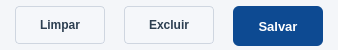
           <widget class="QWidget" name="widget_27" native="true">
            <property name="minimumSize">
             <size>
              <width>0</width>
              <height>50</height>
             </size>
            </property>
            <property name="maximumSize">
             <size>
              <width>16777215</width>
              <height>50</height>
             </size>
            </property>
            <property name="styleSheet">
             <string notr="true">background-color: #f4f6f9;</string>
            </property>
            <layout class="QHBoxLayout" name="horizontalLayout_34">
             <property name="spacing">
              <number>6</number>
             </property>
             <property name="leftMargin">
              <number>15</number>
             </property>
             <property name="topMargin">
              <number>6</number>
             </property>
             <property name="rightMargin">
              <number>15</number>
             </property>
             <property name="bottomMargin">
              <number>6</number>
             </property>
             <item>
              <widget class="QPushButton" name="btn_Limpar">
               <property name="sizePolicy">
                <sizepolicy hsizetype="Fixed" vsizetype="Preferred">
                 <horstretch>0</horstretch>
                 <verstretch>0</verstretch>
                </sizepolicy>
               </property>
               <property name="minimumSize">
                <size>
                 <width>90</width>
                 <height>0</height>
                </size>
               </property>
               <property name="maximumSize">
                <size>
                 <width>90</width>
                 <height>16777215</height>
                </size>
               </property>
               <property name="font">
                <font>
                 <pointsize>9</pointsize>
                 <weight>75</weight>
                 <bold>true</bold>
                </font>
               </property>
               <property name="cursor">
                <cursorShape>PointingHandCursor</cursorShape>
               </property>
               <property name="layoutDirection">
                <enum>Qt::LeftToRight</enum>
               </property>
               <property name="autoFillBackground">
                <bool>false</bool>
               </property>
               <property name="styleSheet">
                <string notr="true">QPushButton {
    background: #f5f7fa;
    border: 1px solid #cfd6e0;
    border-radius: 4px;
    padding: 6px 12px;
    color: #2c3e50;
    font-weight: 600;
}

QPushButton:hover {
    background: #e9edf3;
}

QPushButton:pressed {
    background: #dfe5ec;
}</string>
               </property>
               <property name="text">
                <string>Limpar</string>
               </property>
               <property name="checkable">
                <bool>false</bool>
               </property>
               <property name="autoDefault">
                <bool>false</bool>
               </property>
               <property name="default">
                <bool>false</bool>
               </property>
               <property name="flat">
                <bool>false</bool>
               </property>
              </widget>
             </item>
             <item>
              <widget class="QLabel" name="label_5">
               <property name="text">
                <string/>
               </property>
              </widget>
             </item>
             <item>
              <widget class="QPushButton" name="btn_Excluir">
               <property name="sizePolicy">
                <sizepolicy hsizetype="Fixed" vsizetype="Preferred">
                 <horstretch>0</horstretch>
                 <verstretch>0</verstretch>
                </sizepolicy>
               </property>
               <property name="minimumSize">
                <size>
                 <width>90</width>
                 <height>0</height>
                </size>
               </property>
               <property name="maximumSize">
                <size>
                 <width>90</width>
                 <height>16777215</height>
                </size>
               </property>
               <property name="font">
                <font>
                 <pointsize>9</pointsize>
                 <weight>75</weight>
                 <bold>true</bold>
                </font>
               </property>
               <property name="cursor">
                <cursorShape>PointingHandCursor</cursorShape>
               </property>
               <property name="styleSheet">
                <string notr="true">QPushButton {
    background: #f5f7fa;
    border: 1px solid #cfd6e0;
    border-radius: 4px;
    padding: 6px 12px;
    color: #2c3e50;
    font-weight: 600;
}

QPushButton:hover {
    background: #e9edf3;
}

QPushButton:pressed {
    background: #dfe5ec;
}</string>
               </property>
               <property name="text">
                <string>Excluir</string>
               </property>
              </widget>
             </item>
             <item>
              <widget class="QLabel" name="label_41">
               <property name="text">
                <string/>
               </property>
              </widget>
             </item>
             <item>
              <widget class="QPushButton" name="btn_Salvar">
               <property name="sizePolicy">
                <sizepolicy hsizetype="Preferred" vsizetype="Preferred">
                 <horstretch>0</horstretch>
                 <verstretch>0</verstretch>
                </sizepolicy>
               </property>
               <property name="minimumSize">
                <size>
                 <width>90</width>
                 <height>40</height>
                </size>
               </property>
               <property name="maximumSize">
                <size>
                 <width>90</width>
                 <height>40</height>
                </size>
               </property>
               <property name="font">
                <font>
                 <pointsize>10</pointsize>
                 <weight>75</weight>
                 <bold>true</bold>
                </font>
               </property>
               <property name="cursor">
                <cursorShape>PointingHandCursor</cursorShape>
               </property>
               <property name="styleSheet">
                <string notr="true">QPushButton {
    background-color: #0d4a92;
    color: white;
    border: none;
    border-radius: 6px;
    padding: 0 5px;
    font-size: 10pt;
font-weight: bold;
}

QPushButton:hover {
    background-color: #1557a6;
}

QPushButton:pressed {
    background-color: #0a3b75;
}</string>
               </property>
               <property name="text">
                <string>Salvar</string>
               </property>
              </widget>
             </item>
            </layout>
           </widget>
